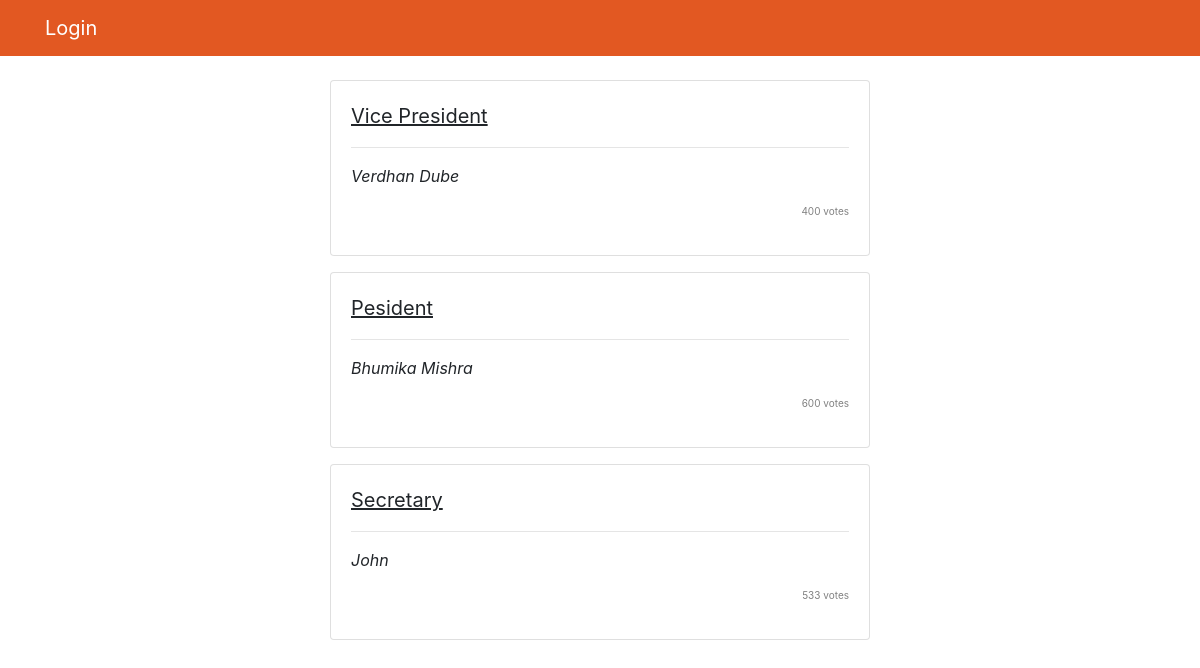
The page /panel/resultupdate/ on the database its author committed.
### panel/models.py (models this page shows, shortened)
class result(models.Model):
   post = models.CharField(max_length=200)
   choice_text = models.CharField(max_length=200)
   votes = models.IntegerField(default=0)
   pub_date = models.DateTimeField(default=dt.datetime.now())

### panel/views.py (the view)
# urls.py: path('resultupdate/',resultupdate),
def resultupdate(request):
	current_post = result.objects.order_by('post')[:5]
	context = {'current_post': current_post}
	return render(request, 'pages/resultupdate.html', context)

### templates/pages/resultupdate.html
{% extends 'base1.html' %}
{% block content %}
{% if current_post %}
    {% for question in current_post %}
      <div class="card mb-3">
        <div class="card-body">
          <p class="lead"><b><u>{{ question.post | capfirst}}</u></b></p><hr>
          <p><i>{{ question.choice_text | capfirst  }}</i><p style="float: right; font-size: 10px; color: gray;">{{ question.votes }} votes</p></p>
        </div>
      </div>
    {% endfor %}
  {% else %}
    <p>No Result Updates available</p>
  {% endif %}
{% endblock %}

### rows shown on the page
result: post "Vice President", choice_text "Verdhan Dube", votes "400"
result: post "Pesident", choice_text "Bhumika Mishra", votes "600"
result: post "Secretary", choice_text "John", votes "533"
